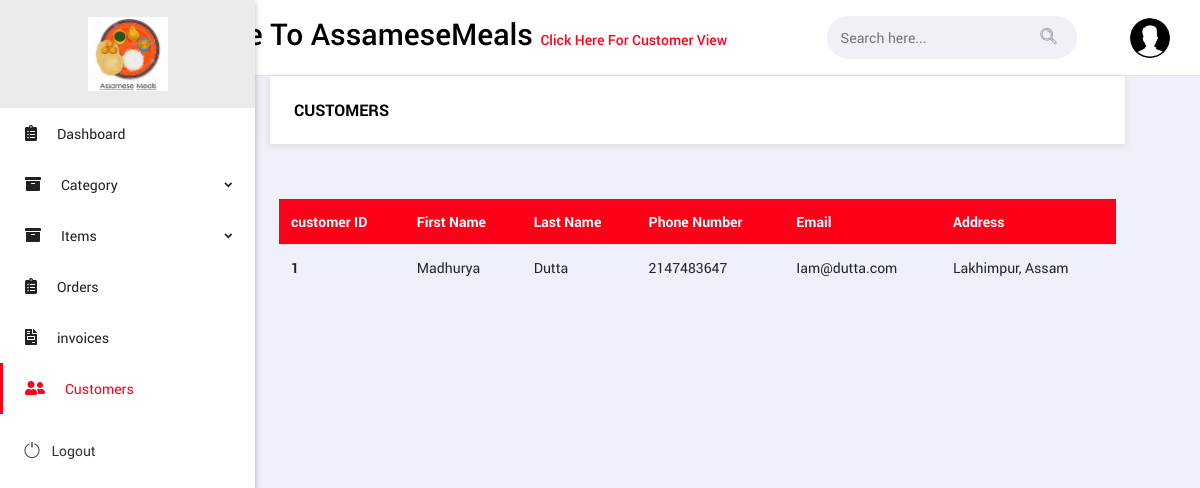
The page /admin/view_customer.php (signed in) on the database its author committed.
### tables this page shows
CREATE TABLE `customer` (
  `cust_id` int(10) NOT NULL,
  `cust_fname` varchar(30) NOT NULL,
  `cust_lname` varchar(30) NOT NULL,
  `cust_password` varchar(30) NOT NULL,
  `phone` int(10) NOT NULL,
  `email` varchar(30) NOT NULL,
  `address` varchar(100) NOT NULL
);

### admin/view_customer.php (the view, shortened to what this page needs)
<?php
include "navbar.php";
$view_customer = mysqli_query($con, "SELECT * FROM `customer`");
?>
<!DOCTYPE html>
<body>
    <main class="body-content">
        <div class="col-12">
            <div class="ms-panel">
                <div class="ms-panel-header">
                    <h6> customers</h6>
                </div>
            </div>
        </div>
        <div class="ms-panel-body">
            <div class="table-responsive">
                <table class="table table-hover thead-primary">
                    <thead>
                        <tr>
                            <th scope="col">customer ID</th>
                            <th scope="col">First Name</th>
                            <th scope="col">Last Name</th>
                            <th scope="col">Phone Number</th>
                            <th scope="col">Email</th>
                            <th scope="col">Address</th>
                        </tr>
                    </thead>
                    <tbody>
                        <?php
                        while ($row = mysqli_fetch_array($view_customer)) {
                        ?>
                            <tr>
                                <th scope="row"><?php echo $row["cust_id"]; ?></th>
                                <td><?php echo $row["cust_fname"]; ?></td>
                                <td><?php echo $row["cust_lname"]; ?></td>
                                <td> <?php echo $row["phone"]; ?></td>
                                <td> <?php echo $row["email"]; ?></td>
                                <td> <?php echo $row["address"]; ?></td>
                            </tr>
                        <?php
                        }
                        ?>
                    </tbody>
                </table>
            </div>
        </div>
    </main>
</body>
</html>

### admin/navbar.php (shortened to what this page needs)
<!DOCTYPE html>
<html lang="en">
<head>
    <link href="vendors/iconic-fonts/font-awesome/css/all.min.css" rel="stylesheet">
    <link rel="stylesheet" href="vendors/iconic-fonts/flat-icons/flaticon.css">
    <link rel="stylesheet" href="vendors/iconic-fonts/cryptocoins/cryptocoins.css">
    <link rel="stylesheet" href="vendors/iconic-fonts/cryptocoins/cryptocoins-colors.css">
    <link href="assets/css/bootstrap.min.css" rel="stylesheet">
    <link href="assets/css/jquery-ui.min.css" rel="stylesheet">
    <link href="assets/css/slick.css" rel="stylesheet">
    <link href="assets/css/datatables.min.css" rel="stylesheet">
    <link href="assets/css/style.css" rel="stylesheet">
</head>
<body class="ms-body ms-aside-left-open ms-primary-theme ms-has-quickbar">
    <aside id="ms-side-nav" class="side-nav fixed ms-aside-scrollable ms-aside-left">
        <div class="logo-sn ms-d-block-lg">
            <a class="pl-0 ml-0 text-center" href="../index.php">
                <img src="assets/img/name.jpg" height="60px" width="80px" alt="logo">
            </a>
        </div>
        <ul class="accordion ms-main-aside fs-14" id="side-nav-accordion">
            <li class="menu-item">
                <a href="../admin/dashboard.php"> <span><i class="fas fa-clipboard-list fs-16"></i>Dashboard</span>
                </a>
            </li>
            <li class="menu-item">
                <a href="#" class="has-chevron" data-toggle="collapse" data-target="#product" aria-expanded="false" aria-controls="product"> <span><i class="fa fa-archive fs-16"></i>Category </span>
                </a>
            </li>
            <li class="menu-item">
                <a href="#" class="has-chevron" data-toggle="collapse" data-target="#product1" aria-expanded="false" aria-controls="product"> <span><i class="fa fa-archive fs-16"></i>Items </span>
                </a>
            </li>
            <li class="menu-item">
                <a href="order.php"> <span><i class="fas fa-clipboard-list fs-16"></i>Orders</span>
                </a>
            </li>
            <li class="menu-item">
                <a href="invoice.php"> <span><i class="fas fa-file-invoice fs-16"></i>invoices </span>
                </a>
            </li>
            <li class="menu-item">
                <a href="view_customer.php"> <span><i class="fas fa-user-friends fs-16"></i>Customers </span>
                </a>
            </li>
            <li>
                <a class="media fs-14 p-4" href="../logout.php"> <span><i class="flaticon-shut-down mr-2"></i> Logout</span>
                </a>
            </li>
        </ul>
    </aside>
    <nav class="navbar ms-navbar">
        <h3>Welcome To AssameseMeals <a href="../index.php"> Click Here For Customer View </a></h3>
        <ul class="ms-nav-list ms-inline mb-0" id="ms-nav-options">
            <li class="ms-nav-item ms-search-form pb-0 py-0">
                <form class="ms-form" method="post" action="../search.php">
                    <div class="ms-form-group my-0 mb-0 has-icon fs-14">
                        <input type="search" class="ms-form-input" name="search" placeholder="Search here..." value=""> <i class="flaticon-search text-disabled"></i>
                    </div>
                </form>
            </li>
            <li class="ms-nav-item ms-nav-user dropdown">
                <a href="#" id="userDropdown" data-toggle="dropdown" aria-haspopup="true" aria-expanded="false">
                    <img class="ms-user-img ms-img-round float-right" src="assets/img/people/admin.png" alt="people">
                </a>
            </li>
        </ul>
    </nav>
</body>
</html>

### rows shown on the page
customer: cust_id "1", cust_fname "Madhurya", cust_lname "Dutta", phone "2147483647", email "Iam@dutta.com", address "Lakhimpur, Assam"
